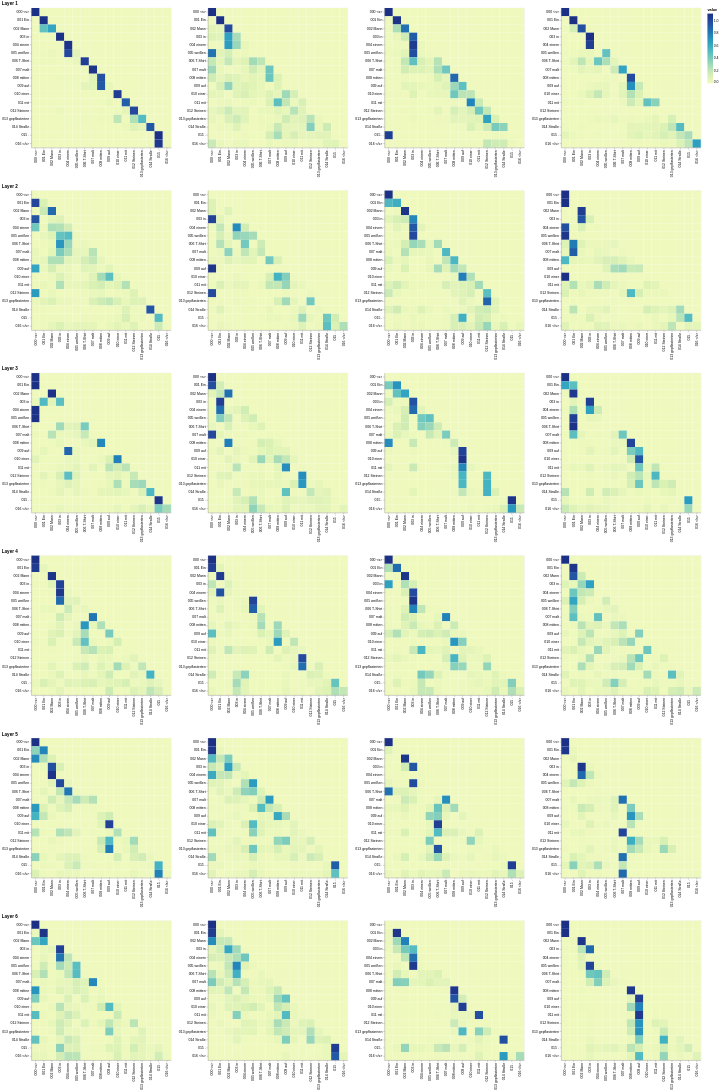

Notebook code cell kept with this figure:
### Markdown cell above
## Decoder Self Attention

### Code cell
def viz_decoder_self():
    model, example_data = run_model_example(n_examples=1)
    example = example_data[len(example_data) - 1]

    layer_viz = [
        visualize_layer(
            model,
            layer,
            get_decoder_self,
            len(example[1]),
            example[1],
            example[1],
        )
        for layer in range(6)
    ]
    return alt.hconcat(
        layer_viz[0]
        & layer_viz[1]
        & layer_viz[2]
        & layer_viz[3]
        & layer_viz[4]
        & layer_viz[5]
    )


show_example(viz_decoder_self)

### Figure 1 — Vega-Lite specification as saved in the notebook (floating-point values rounded to 4 significant figures; data arrays with more than 128 entries replaced by an {"elided": "..."} marker saying what was removed)
{"config": {"view": {"continuousWidth": 300, "continuousHeight": 300}}, "hconcat": [{"vconcat": [{"hconcat": [{"data": {"name": "data-8f6a128e55710fe95183fec322f9b779"}, "mark": {"type": "rect"}, "encoding": {"color": {"field": "value", "type": "quantitative"}, "tooltip": [{"field": "row", "type": "quantitative"}, {"field": "column", "type": "quantitative"}, {"field": "value", "type": "quantitative"}, {"field": "row_token", "type": "nominal"}, {"field": "col_token", "type": "nominal"}], "x": {"axis": {"title": ""}, "field": "col_token", "type": "nominal"}, "y": {"axis": {"title": ""}, "field": "row_token", "type": "nominal"}}, "height": 400, "name": "view_25", "width": 400}, {"data": {"name": "data-220838b203068e577be43b591e5875db"}, "mark": {"type": "rect"}, "encoding": {"color": {"field": "value", "type": "quantitative"}, "tooltip": [{"field": "row", "type": "quantitative"}, {"field": "column", "type": "quantitative"}, {"field": "value", "type": "quantitative"}, {"field": "row_token", "type": "nominal"}, {"field": "col_token", "type": "nominal"}], "x": {"axis": {"title": ""}, "field": "col_token", "type": "nominal"}, "y": {"axis": {"title": ""}, "field": "row_token", "type": "nominal"}}, "height": 400, "name": "view_26", "width": 400}, {"data": {"name": "data-4fe54824d5dbfe57e9163229ebb8458c"}, "mark": {"type": "rect"}, "encoding": {"color": {"field": "value", "type": "quantitative"}, "tooltip": [{"field": "row", "type": "quantitative"}, {"field": "column", "type": "quantitative"}, {"field": "value", "type": "quantitative"}, {"field": "row_token", "type": "nominal"}, {"field": "col_token", "type": "nominal"}], "x": {"axis": {"title": ""}, "field": "col_token", "type": "nominal"}, "y": {"axis": {"title": ""}, "field": "row_token", "type": "nominal"}}, "height": 400, "name": "view_27", "width": 400}, {"data": {"name": "data-8c21c5de93e7b9ab9aa9539681fc7f0a"}, "mark": {"type": "rect"}, "encoding": {"color": {"field": "value", "type": "quantitative"}, "tooltip": [{"field": "row", "type": "quantitative"}, {"field": "column", "type": "quantitative"}, {"field": "value", "type": "quantitative"}, {"field": "row_token", "type": "nominal"}, {"field": "col_token", "type": "nominal"}], "x": {"axis": {"title": ""}, "field": "col_token", "type": "nominal"}, "y": {"axis": {"title": ""}, "field": "row_token", "type": "nominal"}}, "height": 400, "name": "view_28", "width": 400}]}, {"vconcat": [{"hconcat": [{"data": {"name": "data-4f042f8208bb8b2983c813cef817a3a4"}, "mark": {"type": "rect"}, "encoding": {"color": {"field": "value", "type": "quantitative"}, "tooltip": [{"field": "row", "type": "quantitative"}, {"field": "column", "type": "quantitative"}, {"field": "value", "type": "quantitative"}, {"field": "row_token", "type": "nominal"}, {"field": "col_token", "type": "nominal"}], "x": {"axis": {"title": ""}, "field": "col_token", "type": "nominal"}, "y": {"axis": {"title": ""}, "field": "row_token", "type": "nominal"}}, "height": 400, "name": "view_29", "width": 400}, {"data": {"name": "data-cbc3d53995afd7abc73af2f207e29746"}, "mark": {"type": "rect"}, "encoding": {"color": {"field": "value", "type": "quantitative"}, "tooltip": [{"field": "row", "type": "quantitative"}, {"field": "column", "type": "quantitative"}, {"field": "value", "type": "quantitative"}, {"field": "row_token", "type": "nominal"}, {"field": "col_token", "type": "nominal"}], "x": {"axis": {"title": ""}, "field": "col_token", "type": "nominal"}, "y": {"axis": {"title": ""}, "field": "row_token", "type": "nominal"}}, "height": 400, "name": "view_30", "width": 400}, {"data": {"name": "data-5623d02925a0e76bc787d1c761c06537"}, "mark": {"type": "rect"}, "encoding": {"color": {"field": "value", "type": "quantitative"}, "tooltip": [{"field": "row", "type": "quantitative"}, {"field": "column", "type": "quantitative"}, {"field": "value", "type": "quantitative"}, {"field": "row_token", "type": "nominal"}, {"field": "col_token", "type": "nominal"}], "x": {"axis": {"title": ""}, "field": "col_token", "type": "nominal"}, "y": {"axis": {"title": ""}, "field": "row_token", "type": "nominal"}}, "height": 400, "name": "view_31", "width": 400}, {"data": {"name": "data-05bad061994a9612dd1013831932ed0c"}, "mark": {"type": "rect"}, "encoding": {"color": {"field": "value", "type": "quantitative"}, "tooltip": [{"field": "row", "type": "quantitative"}, {"field": "column", "type": "quantitative"}, {"field": "value", "type": "quantitative"}, {"field": "row_token", "type": "nominal"}, {"field": "col_token", "type": "nominal"}], "x": {"axis": {"title": ""}, "field": "col_token", "type": "nominal"}, "y": {"axis": {"title": ""}, "field": "row_token", "type": "nominal"}}, "height": 400, "name": "view_32", "width": 400}]}], "title": "Layer 2"}, {"vconcat": [{"hconcat": [{"data": {"name": "data-3c175645235cfca070e048dc77239ece"}, "mark": {"type": "rect"}, "encoding": {"color": {"field": "value", "type": "quantitative"}, "tooltip": [{"field": "row", "type": "quantitative"}, {"field": "column", "type": "quantitative"}, {"field": "value", "type": "quantitative"}, {"field": "row_token", "type": "nominal"}, {"field": "col_token", "type": "nominal"}], "x": {"axis": {"title": ""}, "field": "col_token", "type": "nominal"}, "y": {"axis": {"title": ""}, "field": "row_token", "type": "nominal"}}, "height": 400, "name": "view_33", "width": 400}, {"data": {"name": "data-091a62ed198ad59281cff2d66a5ce6f6"}, "mark": {"type": "rect"}, "encoding": {"color": {"field": "value", "type": "quantitative"}, "tooltip": [{"field": "row", "type": "quantitative"}, {"field": "column", "type": "quantitative"}, {"field": "value", "type": "quantitative"}, {"field": "row_token", "type": "nominal"}, {"field": "col_token", "type": "nominal"}], "x": {"axis": {"title": ""}, "field": "col_token", "type": "nominal"}, "y": {"axis": {"title": ""}, "field": "row_token", "type": "nominal"}}, "height": 400, "name": "view_34", "width": 400}, {"data": {"name": "data-6b13a26b7b0883d7878a8da87989cab9"}, "mark": {"type": "rect"}, "encoding": {"color": {"field": "value", "type": "quantitative"}, "tooltip": [{"field": "row", "type": "quantitative"}, {"field": "column", "type": "quantitative"}, {"field": "value", "type": "quantitative"}, {"field": "row_token", "type": "nominal"}, {"field": "col_token", "type": "nominal"}], "x": {"axis": {"title": ""}, "field": "col_token", "type": "nominal"}, "y": {"axis": {"title": ""}, "field": "row_token", "type": "nominal"}}, "height": 400, "name": "view_35", "width": 400}, {"data": {"name": "data-1a7689a1374a6bc9aee478faf6eccb5a"}, "mark": {"type": "rect"}, "encoding": {"color": {"field": "value", "type": "quantitative"}, "tooltip": [{"field": "row", "type": "quantitative"}, {"field": "column", "type": "quantitative"}, {"field": "value", "type": "quantitative"}, {"field": "row_token", "type": "nominal"}, {"field": "col_token", "type": "nominal"}], "x": {"axis": {"title": ""}, "field": "col_token", "type": "nominal"}, "y": {"axis": {"title": ""}, "field": "row_token", "type": "nominal"}}, "height": 400, "name": "view_36", "width": 400}]}], "title": "Layer 3"}, {"vconcat": [{"hconcat": [{"data": {"name": "data-e4dfacd37db6a3b162f1e7ab99064c26"}, "mark": {"type": "rect"}, "encoding": {"color": {"field": "value", "type": "quantitative"}, "tooltip": [{"field": "row", "type": "quantitative"}, {"field": "column", "type": "quantitative"}, {"field": "value", "type": "quantitative"}, {"field": "row_token", "type": "nominal"}, {"field": "col_token", "type": "nominal"}], "x": {"axis": {"title": ""}, "field": "col_token", "type": "nominal"}, "y": {"axis": {"title": ""}, "field": "row_token", "type": "nominal"}}, "height": 400, "name": "view_37", "width": 400}, {"data": {"name": "data-705da9a7a4000b704e81cf9837f427e0"}, "mark": {"type": "rect"}, "encoding": {"color": {"field": "value", "type": "quantitative"}, "tooltip": [{"field": "row", "type": "quantitative"}, {"field": "column", "type": "quantitative"}, {"field": "value", "type": "quantitative"}, {"field": "row_token", "type": "nominal"}, {"field": "col_token", "type": "nominal"}], "x": {"axis": {"title": ""}, "field": "col_token", "type": "nominal"}, "y": {"axis": {"title": ""}, "field": "row_token", "type": "nominal"}}, "height": 400, "name": "view_38", "width": 400}, {"data": {"name": "data-bfad7029ba4be9080b2325caa7160bec"}, "mark": {"type": "rect"}, "encoding": {"color": {"field": "value", "type": "quantitative"}, "tooltip": [{"field": "row", "type": "quantitative"}, {"field": "column", "type": "quantitative"}, {"field": "value", "type": "quantitative"}, {"field": "row_token", "type": "nominal"}, {"field": "col_token", "type": "nominal"}], "x": {"axis": {"title": ""}, "field": "col_token", "type": "nominal"}, "y": {"axis": {"title": ""}, "field": "row_token", "type": "nominal"}}, "height": 400, "name": "view_39", "width": 400}, {"data": {"name": "data-4c87a5e0abdd262e6448454f97f96c50"}, "mark": {"type": "rect"}, "encoding": {"color": {"field": "value", "type": "quantitative"}, "tooltip": [{"field": "row", "type": "quantitative"}, {"field": "column", "type": "quantitative"}, {"field": "value", "type": "quantitative"}, {"field": "row_token", "type": "nominal"}, {"field": "col_token", "type": "nominal"}], "x": {"axis": {"title": ""}, "field": "col_token", "type": "nominal"}, "y": {"axis": {"title": ""}, "field": "row_token", "type": "nominal"}}, "height": 400, "name": "view_40", "width": 400}]}], "title": "Layer 4"}, {"vconcat": [{"hconcat": [{"data": {"name": "data-b45cc6382b85d8c35b50eefc225a4c9e"}, "mark": {"type": "rect"}, "encoding": {"color": {"field": "value", "type": "quantitative"}, "tooltip": [{"field": "row", "type": "quantitative"}, {"field": "column", "type": "quantitative"}, {"field": "value", "type": "quantitative"}, {"field": "row_token", "type": "nominal"}, {"field": "col_token", "type": "nominal"}], "x": {"axis": {"title": ""}, "field": "col_token", "type": "nominal"}, "y": {"axis": {"title": ""}, "field": "row_token", "type": "nominal"}}, "height": 400, "name": "view_41", "width": 400}, {"data": {"name": "data-fc309ebbb6404b18c6eac5b8391af802"}, "mark": {"type": "rect"}, "encoding": {"color": {"field": "value", "type": "quantitative"}, "tooltip": [{"field": "row", "type": "quantitative"}, {"field": "column", "type": "quantitative"}, {"field": "value", "type": "quantitative"}, {"field": "row_token", "type": "nominal"}, {"field": "col_token", "type": "nominal"}], "x": {"axis": {"title": ""}, "field": "col_token", "type": "nominal"}, "y": {"axis": {"title": ""}, "field": "row_token", "type": "nominal"}}, "height": 400, "name": "view_42", "width": 400}, {"data": {"name": "data-3f898fb76a1c71d01e4b351e8e819fde"}, "mark": {"type": "rect"}, "encoding": {"color": {"field": "value", "type": "quantitative"}, "tooltip": [{"field": "row", "type": "quantitative"}, {"field": "column", "type": "quantitative"}, {"field": "value", "type": "quantitative"}, {"field": "row_token", "type": "nominal"}, {"field": "col_token", "type": "nominal"}], "x": {"axis": {"title": ""}, "field": "col_token", "type": "nominal"}, "y": {"axis": {"title": ""}, "field": "row_token", "type": "nominal"}}, "height": 400, "name": "view_43", "width": 400}, {"data": {"name": "data-765a84f621c7422792bc499d416fb98e"}, "mark": {"type": "rect"}, "encoding": {"color": {"field": "value", "type": "quantitative"}, "tooltip": [{"field": "row", "type": "quantitative"}, {"field": "column", "type": "quantitative"}, {"field": "value", "type": "quantitative"}, {"field": "row_token", "type": "nominal"}, {"field": "col_token", "type": "nominal"}], "x": {"axis": {"title": ""}, "field": "col_token", "type": "nominal"}, "y": {"axis": {"title": ""}, "field": "row_token", "type": "nominal"}}, "height": 400, "name": "view_44", "width": 400}]}], "title": "Layer 5"}, {"vconcat": [{"hconcat": [{"data": {"name": "data-bb63c3b53550185f78e544e021edbb9b"}, "mark": {"type": "rect"}, "encoding": {"color": {"field": "value", "type": "quantitative"}, "tooltip": [{"field": "row", "type": "quantitative"}, {"field": "column", "type": "quantitative"}, {"field": "value", "type": "quantitative"}, {"field": "row_token", "type": "nominal"}, {"field": "col_token", "type": "nominal"}], "x": {"axis": {"title": ""}, "field": "col_token", "type": "nominal"}, "y": {"axis": {"title": ""}, "field": "row_token", "type": "nominal"}}, "height": 400, "name": "view_45", "width": 400}, {"data": {"name": "data-3cf852462cd88094f3d9f06692aecaa9"}, "mark": {"type": "rect"}, "encoding": {"color": {"field": "value", "type": "quantitative"}, "tooltip": [{"field": "row", "type": "quantitative"}, {"field": "column", "type": "quantitative"}, {"field": "value", "type": "quantitative"}, {"field": "row_token", "type": "nominal"}, {"field": "col_token", "type": "nominal"}], "x": {"axis": {"title": ""}, "field": "col_token", "type": "nominal"}, "y": {"axis": {"title": ""}, "field": "row_token", "type": "nominal"}}, "height": 400, "name": "view_46", "width": 400}, {"data": {"name": "data-f19831936d05f93e4aaf2cfdc50d2aca"}, "mark": {"type": "rect"}, "encoding": {"color": {"field": "value", "type": "quantitative"}, "tooltip": [{"field": "row", "type": "quantitative"}, {"field": "column", "type": "quantitative"}, {"field": "value", "type": "quantitative"}, {"field": "row_token", "type": "nominal"}, {"field": "col_token", "type": "nominal"}], "x": {"axis": {"title": ""}, "field": "col_token", "type": "nominal"}, "y": {"axis": {"title": ""}, "field": "row_token", "type": "nominal"}}, "height": 400, "name": "view_47", "width": 400}, {"data": {"name": "data-df4db859929b5e3c3db50cf5870110e1"}, "mark": {"type": "rect"}, "encoding": {"color": {"field": "value", "type": "quantitative"}, "tooltip": [{"field": "row", "type": "quantitative"}, {"field": "column", "type": "quantitative"}, {"field": "value", "type": "quantitative"}, {"field": "row_token", "type": "nominal"}, {"field": "col_token", "type": "nominal"}], "x": {"axis": {"title": ""}, "field": "col_token", "type": "nominal"}, "y": {"axis": {"title": ""}, "field": "row_token", "type": "nominal"}}, "height": 400, "name": "view_48", "width": 400}]}], "title": "Layer 6"}], "title": "Layer 1"}], "params": [{"name": "param_54", "select": {"type": "interval", "encodings": ["x", "y"]}, "bind": "scales", "views": ["view_25"]}, {"name": "param_56", "select": {"type": "interval", "encodings": ["x", "y"]}, "bind": "scales", "views": ["view_26"]}, {"name": "param_58", "select": {"type": "interval", "encodings": ["x", "y"]}, "bind": "scales", "views": ["view_27"]}, {"name": "param_60", "select": {"type": "interval", "encodings": ["x", "y"]}, "bind": "scales", "views": ["view_28"]}, {"name": "param_62", "select": {"type": "interval", "encodings": ["x", "y"]}, "bind": "scales", "views": ["view_29"]}, {"name": "param_64", "select": {"type": "interval", "encodings": ["x", "y"]}, "bind": "scales", "views": ["view_30"]}, {"name": "param_66", "select": {"type": "interval", "encodings": ["x", "y"]}, "bind": "scales", "views": ["view_31"]}, {"name": "param_68", "select": {"type": "interval", "encodings": ["x", "y"]}, "bind": "scales", "views": ["view_32"]}, {"name": "param_70", "select": {"type": "interval", "encodings": ["x", "y"]}, "bind": "scales", "views": ["view_33"]}, {"name": "param_72", "select": {"type": "interval", "encodings": ["x", "y"]}, "bind": "scales", "views": ["view_34"]}, {"name": "param_74", "select": {"type": "interval", "encodings": ["x", "y"]}, "bind": "scales", "views": ["view_35"]}, {"name": "param_76", "select": {"type": "interval", "encodings": ["x", "y"]}, "bind": "scales", "views": ["view_36"]}, {"name": "param_78", "select": {"type": "interval", "encodings": ["x", "y"]}, "bind": "scales", "views": ["view_37"]}, {"name": "param_80", "select": {"type": "interval", "encodings": ["x", "y"]}, "bind": "scales", "views": ["view_38"]}, {"name": "param_82", "select": {"type": "interval", "encodings": ["x", "y"]}, "bind": "scales", "views": ["view_39"]}, {"name": "param_84", "select": {"type": "interval", "encodings": ["x", "y"]}, "bind": "scales", "views": ["view_40"]}, {"name": "param_86", "select": {"type": "interval", "encodings": ["x", "y"]}, "bind": "scales", "views": ["view_41"]}, {"name": "param_88", "select": {"type": "interval", "encodings": ["x", "y"]}, "bind": "scales", "views": ["view_42"]}, {"name": "param_90", "select": {"type": "interval", "encodings": ["x", "y"]}, "bind": "scales", "views": ["view_43"]}, {"name": "param_92", "select": {"type": "interval", "encodings": ["x", "y"]}, "bind": "scales", "views": ["view_44"]}, {"name": "param_94", "select": {"type": "interval", "encodings": ["x", "y"]}, "bind": "scales", "views": ["view_45"]}, {"name": "param_96", "select": {"type": "interval", "encodings": ["x", "y"]}, "bind": "scales", "views": ["view_46"]}, {"name": "param_98", "select": {"type": "interval", "encodings": ["x", "y"]}, "bind": "scales", "views": ["view_47"]}, {"name": "param_100", "select": {"type": "interval", "encodings": ["x", "y"]}, "bind": "scales", "views": ["view_48"]}], "$schema": "https://vega.github.io/schema/vega-lite/v5.20.1.json", "datasets": {"data-8f6a128e55710fe95183fec322f9b779": {"elided": "289 records"}, "data-220838b203068e577be43b591e5875db": {"elided": "289 records"}, "data-4fe54824d5dbfe57e9163229ebb8458c": {"elided": "289 records"}, "data-8c21c5de93e7b9ab9aa9539681fc7f0a": {"elided": "289 records"}, "data-4f042f8208bb8b2983c813cef817a3a4": {"elided": "289 records"}, "data-cbc3d53995afd7abc73af2f207e29746": {"elided": "289 records"}, "data-5623d02925a0e76bc787d1c761c06537": {"elided": "289 records"}, "data-05bad061994a9612dd1013831932ed0c": {"elided": "289 records"}, "data-3c175645235cfca070e048dc77239ece": {"elided": "289 records"}, "data-091a62ed198ad59281cff2d66a5ce6f6": {"elided": "289 records"}, "data-6b13a26b7b0883d7878a8da87989cab9": {"elided": "289 records"}, "data-1a7689a1374a6bc9aee478faf6eccb5a": {"elided": "289 records"}, "data-e4dfacd37db6a3b162f1e7ab99064c26": {"elided": "289 records"}, "data-705da9a7a4000b704e81cf9837f427e0": {"elided": "289 records"}, "data-bfad7029ba4be9080b2325caa7160bec": {"elided": "289 records"}, "data-4c87a5e0abdd262e6448454f97f96c50": {"elided": "289 records"}, "data-b45cc6382b85d8c35b50eefc225a4c9e": {"elided": "289 records"}, "data-fc309ebbb6404b18c6eac5b8391af802": {"elided": "289 records"}, "data-3f898fb76a1c71d01e4b351e8e819fde": {"elided": "289 records"}, "data-765a84f621c7422792bc499d416fb98e": {"elided": "289 records"}, "data-bb63c3b53550185f78e544e021edbb9b": {"elided": "289 records"}, "data-3cf852462cd88094f3d9f06692aecaa9": {"elided": "289 records"}, "data-f19831936d05f93e4aaf2cfdc50d2aca": {"elided": "289 records"}, "data-df4db859929b5e3c3db50cf5870110e1": {"elided": "289 records"}}}
